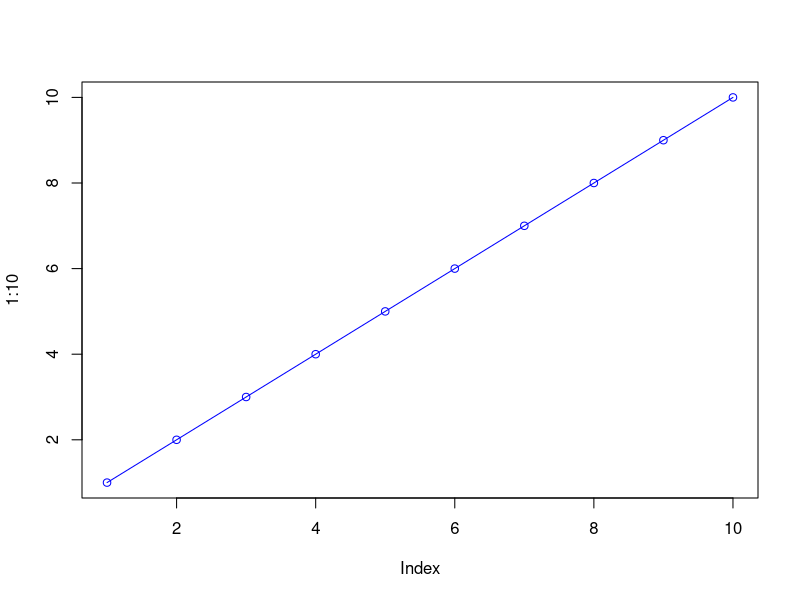
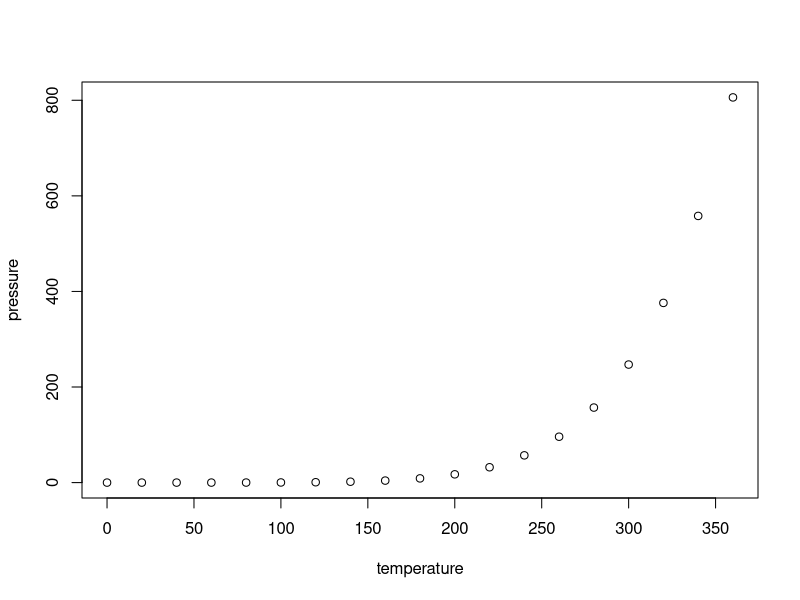

The R script that drew these images, in order:
## ---- chunk 1
knitr::opts_chunk$set(echo = TRUE)
## ---- chunk 2

## ---- chunk 3

## ---- chunk 4
plot(1:10, typ="o",col="blue")
## ---- chunk 5
summary(cars)
## ---- chunk 6
plot(pressure)
